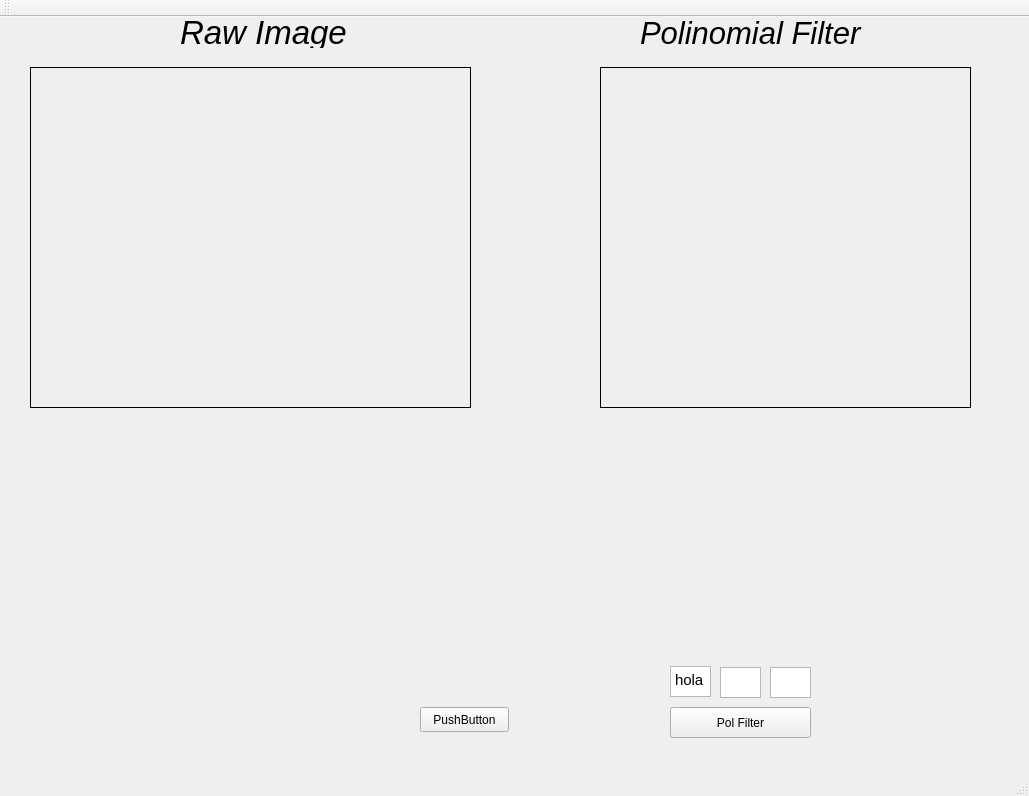
<?xml version="1.0" encoding="UTF-8"?>
<ui version="4.0">
 <class>MainWindow</class>
 <widget class="QMainWindow" name="MainWindow">
  <property name="geometry">
   <rect>
    <x>0</x>
    <y>0</y>
    <width>1029</width>
    <height>796</height>
   </rect>
  </property>
  <property name="windowTitle">
   <string>MainWindow</string>
  </property>
  <widget class="QWidget" name="centralWidget">
   <widget class="QPushButton" name="pushButton">
    <property name="geometry">
     <rect>
      <x>420</x>
      <y>690</y>
      <width>89</width>
      <height>25</height>
     </rect>
    </property>
    <property name="text">
     <string>PushButton</string>
    </property>
   </widget>
   <widget class="QLabel" name="labelImage">
    <property name="geometry">
     <rect>
      <x>30</x>
      <y>50</y>
      <width>441</width>
      <height>341</height>
     </rect>
    </property>
    <property name="frameShape">
     <enum>QFrame::Box</enum>
    </property>
    <property name="text">
     <string/>
    </property>
    <property name="margin">
     <number>0</number>
    </property>
   </widget>
   <widget class="QPushButton" name="polFilter">
    <property name="geometry">
     <rect>
      <x>670</x>
      <y>690</y>
      <width>141</width>
      <height>31</height>
     </rect>
    </property>
    <property name="text">
     <string>Pol Filter</string>
    </property>
   </widget>
   <widget class="QTextEdit" name="p2Edit">
    <property name="geometry">
     <rect>
      <x>670</x>
      <y>649</y>
      <width>41</width>
      <height>31</height>
     </rect>
    </property>
    <property name="html">
     <string>&lt;!DOCTYPE HTML PUBLIC &quot;-//W3C//DTD HTML 4.0//EN&quot; &quot;http://www.w3.org/TR/REC-html40/strict.dtd&quot;&gt;
&lt;html&gt;&lt;head&gt;&lt;meta name=&quot;qrichtext&quot; content=&quot;1&quot; /&gt;&lt;style type=&quot;text/css&quot;&gt;
p, li { white-space: pre-wrap; }
&lt;/style&gt;&lt;/head&gt;&lt;body style=&quot; font-family:'Ubuntu'; font-size:11pt; font-weight:400; font-style:normal;&quot;&gt;
&lt;p style=&quot; margin-top:0px; margin-bottom:0px; margin-left:0px; margin-right:0px; -qt-block-indent:0; text-indent:0px;&quot;&gt;hola&lt;/p&gt;&lt;/body&gt;&lt;/html&gt;</string>
    </property>
   </widget>
   <widget class="QTextEdit" name="p1Edit">
    <property name="geometry">
     <rect>
      <x>720</x>
      <y>650</y>
      <width>41</width>
      <height>31</height>
     </rect>
    </property>
   </widget>
   <widget class="QTextEdit" name="p0Edit">
    <property name="geometry">
     <rect>
      <x>770</x>
      <y>650</y>
      <width>41</width>
      <height>31</height>
     </rect>
    </property>
   </widget>
   <widget class="QLabel" name="label">
    <property name="geometry">
     <rect>
      <x>180</x>
      <y>0</y>
      <width>201</width>
      <height>31</height>
     </rect>
    </property>
    <property name="font">
     <font>
      <pointsize>25</pointsize>
      <italic>true</italic>
     </font>
    </property>
    <property name="text">
     <string>Raw Image</string>
    </property>
   </widget>
   <widget class="QLabel" name="label_2">
    <property name="geometry">
     <rect>
      <x>640</x>
      <y>0</y>
      <width>251</width>
      <height>31</height>
     </rect>
    </property>
    <property name="font">
     <font>
      <pointsize>23</pointsize>
      <italic>true</italic>
     </font>
    </property>
    <property name="text">
     <string>Polinomial Filter</string>
    </property>
   </widget>
   <widget class="QLabel" name="labelPolFilter">
    <property name="geometry">
     <rect>
      <x>600</x>
      <y>50</y>
      <width>371</width>
      <height>341</height>
     </rect>
    </property>
    <property name="frameShape">
     <enum>QFrame::Box</enum>
    </property>
    <property name="text">
     <string/>
    </property>
   </widget>
  </widget>
  <widget class="QMenuBar" name="menuBar">
   <property name="geometry">
    <rect>
     <x>0</x>
     <y>0</y>
     <width>1029</width>
     <height>22</height>
    </rect>
   </property>
  </widget>
  <widget class="QToolBar" name="mainToolBar">
   <attribute name="toolBarArea">
    <enum>TopToolBarArea</enum>
   </attribute>
   <attribute name="toolBarBreak">
    <bool>false</bool>
   </attribute>
  </widget>
  <widget class="QStatusBar" name="statusBar"/>
 </widget>
 <layoutdefault spacing="6" margin="11"/>
 <resources/>
 <connections/>
</ui>
